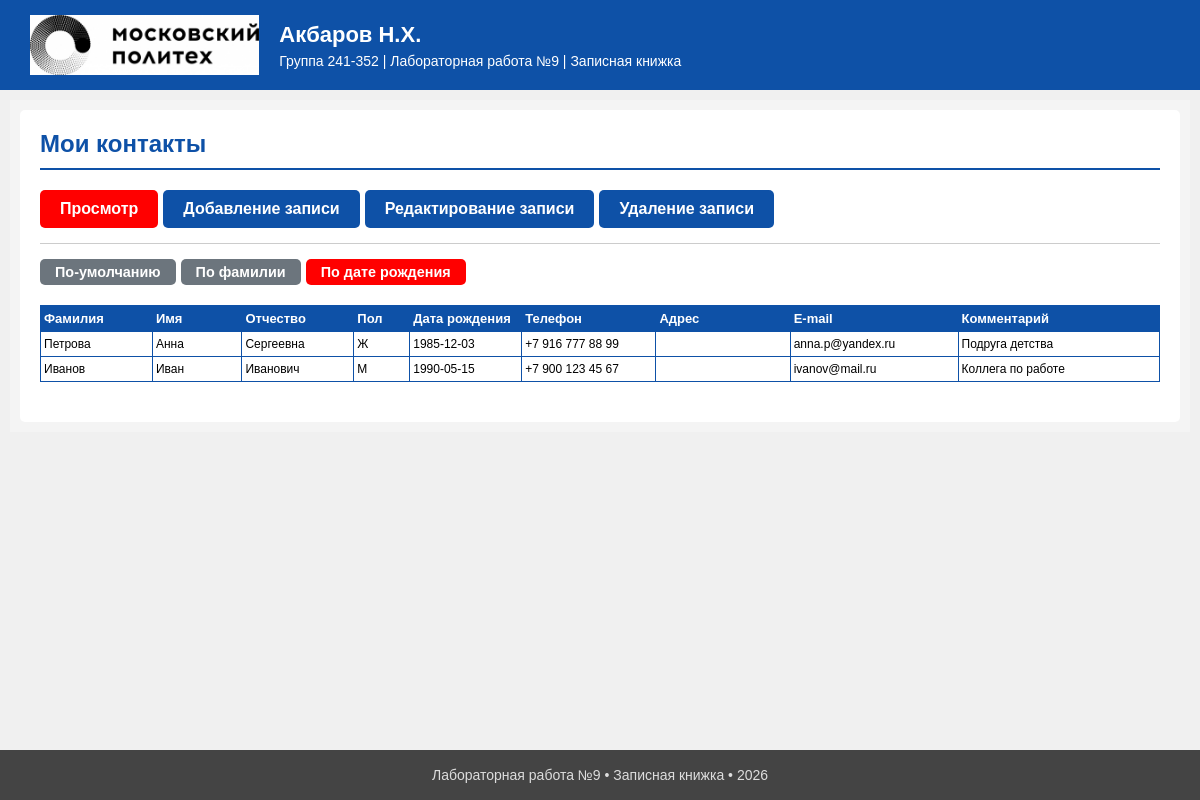
/?p=viewer&sort=birth, run on the app's committed database.
### tables this page shows
CREATE TABLE IF NOT EXISTS `friends` (
    `id` INT(11) NOT NULL AUTO_INCREMENT,
    `surname` VARCHAR(50) NOT NULL,
    `name` VARCHAR(50) NOT NULL,
    `patronymic` VARCHAR(50) NULL DEFAULT NULL,
    `gender` ENUM('М','Ж') NOT NULL,
    `birth_date` DATE NULL DEFAULT NULL,
    `phone` VARCHAR(20) NULL DEFAULT NULL,
    `address` TEXT NULL DEFAULT NULL,
    `email` VARCHAR(100) NULL DEFAULT NULL,
    `comment` TEXT NULL DEFAULT NULL,
    
    PRIMARY KEY (`id`)
);

### viewer.php (the view, shortened to what this page needs)
<?php
function getFriendsList($type, $page) {
    global $mysqli;
    $limit = 10;
    $offset = $page * $limit;
    $order_by = "id ASC";
    if ($type == 'fam') {
        $order_by = "surname ASC, name ASC";
    } elseif ($type == 'birth') {
        $order_by = "birth_date ASC";
    }
    $count_res = mysqli_query($mysqli, "SELECT COUNT(*) as total FROM friends");
    $count_row = mysqli_fetch_assoc($count_res);
    $total_records = $count_row['total'];
    $total_pages = ceil($total_records / $limit);
    $sql = "SELECT * FROM friends ORDER BY $order_by LIMIT $offset, $limit";
    $res = mysqli_query($mysqli, $sql);
    $html = '<table>';
    $html .= '<tr>
                <th>Фамилия</th><th>Имя</th><th>Отчество</th><th>Пол</th>
                <th>Дата рождения</th><th>Телефон</th><th>Адрес</th>
                <th>E-mail</th><th>Комментарий</th>
             </tr>';
    while ($row = mysqli_fetch_assoc($res)) {
        $html .= '<tr>';
        $html .= '<td>' . htmlspecialchars($row['surname']) . '</td>';
        $html .= '<td>' . htmlspecialchars($row['name']) . '</td>';
        $html .= '<td>' . htmlspecialchars($row['patronymic']) . '</td>';
        $html .= '<td>' . htmlspecialchars($row['gender']) . '</td>';
        $html .= '<td>' . htmlspecialchars($row['birth_date']) . '</td>';
        $html .= '<td>' . htmlspecialchars($row['phone']) . '</td>';
        $html .= '<td>' . htmlspecialchars($row['address']) . '</td>';
        $html .= '<td>' . htmlspecialchars($row['email']) . '</td>';
        $html .= '<td>' . htmlspecialchars($row['comment']) . '</td>';
        $html .= '</tr>';
    }
    $html .= '</table>';
    return $html;
}
echo getFriendsList($_GET['sort'], (int)$_GET['pg']);
?>

### style.css (style rules this page uses)
* { box-sizing: border-box; margin: 0; padding: 0; }
body { font-family: Arial, sans-serif; background: #f0f0f0; margin: 0; padding: 0; }
table { width: 100%; border-collapse: collapse; margin: 20px 0; background: white; font-size: 14px; table-layout: fixed; word-wrap: break-word; }
th, td { border: 1px solid #0E51A7; padding: 8px 5px; text-align: left; vertical-align: top; overflow-wrap: break-word; word-break: break-word; }
th { background-color: #0E51A7; color: white; font-size: 13px; }
table th:nth-child(1) { width: 10%; }
table th:nth-child(2) { width: 8%; }
table th:nth-child(3) { width: 10%; }
table th:nth-child(4) { width: 5%; }
table th:nth-child(5) { width: 10%; }
table th:nth-child(6) { width: 12%; }
table th:nth-child(7) { width: 12%; }
table th:nth-child(8) { width: 15%; }
table th:nth-child(9) { width: 18%; }
@media screen and (max-width: 1200px) { table { font-size: 12px; } }
@media screen and (max-width: 1200px) { th, td { padding: 5px 3px; } }

### data on the page
friends: surname "Петрова", name "Анна", patronymic "Сергеевна", gender "Ж", birth_date "1985-12-03", phone "+7 916 777 88 99", email "anna.p@yandex.ru", comment "Подруга детства"
friends: surname "Иванов", name "Иван", patronymic "Иванович", gender "М", birth_date "1990-05-15", phone "+7 900 123 45 67", email "ivanov@mail.ru", comment "Коллега по работе"
